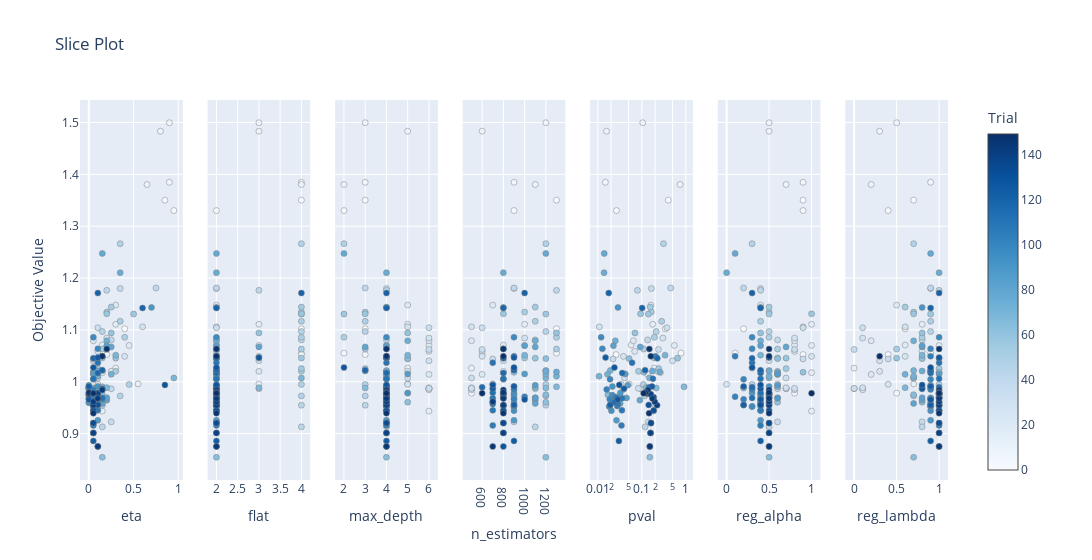

The notebook cell saved with this chart:
### Code cell
optuna.visualization.plot_slice(study, params = ['pval', 'n_estimators', 'eta', 'max_depth',
                    'reg_alpha', 'reg_lambda', 'flat'])

### Figure 1 — Plotly figure (JSON) as saved in the notebook; plotly's stock layout.template omitted (floating-point values rounded to 4 significant figures; data arrays with more than 128 entries replaced by an {"elided": "..."} marker saying what was removed)
{"data": [{"marker": {"color": {"elided": "150 int values"}, "colorbar": {"title": {"text": "Trial"}, "x": 1, "xpad": 40}, "colorscale": [[0, "rgb(247,251,255)"], [0.125, "rgb(222,235,247)"], [0.25, "rgb(198,219,239)"], [0.375, "rgb(158,202,225)"], [0.5, "rgb(107,174,214)"], [0.625, "rgb(66,146,198)"], [0.75, "rgb(33,113,181)"], [0.875, "rgb(8,81,156)"], [1, "rgb(8,48,107)"]], "line": {"color": "Grey", "width": 0.5}, "showscale": true}, "mode": "markers", "name": "Feasible Trial", "showlegend": false, "type": "scatter", "x": {"elided": "150 float values"}, "xaxis": "x", "y": {"elided": "150 float values"}, "yaxis": "y"}, {"marker": {"color": {"elided": "150 int values"}, "colorbar": {"title": {"text": "Trial"}, "x": 1, "xpad": 40}, "colorscale": [[0, "rgb(247,251,255)"], [0.125, "rgb(222,235,247)"], [0.25, "rgb(198,219,239)"], [0.375, "rgb(158,202,225)"], [0.5, "rgb(107,174,214)"], [0.625, "rgb(66,146,198)"], [0.75, "rgb(33,113,181)"], [0.875, "rgb(8,81,156)"], [1, "rgb(8,48,107)"]], "line": {"color": "Grey", "width": 0.5}, "showscale": false}, "mode": "markers", "name": "Feasible Trial", "showlegend": false, "type": "scatter", "x": {"elided": "150 int values"}, "xaxis": "x2", "y": {"elided": "150 float values"}, "yaxis": "y2"}, {"marker": {"color": {"elided": "150 int values"}, "colorbar": {"title": {"text": "Trial"}, "x": 1, "xpad": 40}, "colorscale": [[0, "rgb(247,251,255)"], [0.125, "rgb(222,235,247)"], [0.25, "rgb(198,219,239)"], [0.375, "rgb(158,202,225)"], [0.5, "rgb(107,174,214)"], [0.625, "rgb(66,146,198)"], [0.75, "rgb(33,113,181)"], [0.875, "rgb(8,81,156)"], [1, "rgb(8,48,107)"]], "line": {"color": "Grey", "width": 0.5}, "showscale": false}, "mode": "markers", "name": "Feasible Trial", "showlegend": false, "type": "scatter", "x": {"elided": "150 int values"}, "xaxis": "x3", "y": {"elided": "150 float values"}, "yaxis": "y3"}, {"marker": {"color": {"elided": "150 int values"}, "colorbar": {"title": {"text": "Trial"}, "x": 1, "xpad": 40}, "colorscale": [[0, "rgb(247,251,255)"], [0.125, "rgb(222,235,247)"], [0.25, "rgb(198,219,239)"], [0.375, "rgb(158,202,225)"], [0.5, "rgb(107,174,214)"], [0.625, "rgb(66,146,198)"], [0.75, "rgb(33,113,181)"], [0.875, "rgb(8,81,156)"], [1, "rgb(8,48,107)"]], "line": {"color": "Grey", "width": 0.5}, "showscale": false}, "mode": "markers", "name": "Feasible Trial", "showlegend": false, "type": "scatter", "x": {"elided": "150 int values"}, "xaxis": "x4", "y": {"elided": "150 float values"}, "yaxis": "y4"}, {"marker": {"color": {"elided": "150 int values"}, "colorbar": {"title": {"text": "Trial"}, "x": 1, "xpad": 40}, "colorscale": [[0, "rgb(247,251,255)"], [0.125, "rgb(222,235,247)"], [0.25, "rgb(198,219,239)"], [0.375, "rgb(158,202,225)"], [0.5, "rgb(107,174,214)"], [0.625, "rgb(66,146,198)"], [0.75, "rgb(33,113,181)"], [0.875, "rgb(8,81,156)"], [1, "rgb(8,48,107)"]], "line": {"color": "Grey", "width": 0.5}, "showscale": false}, "mode": "markers", "name": "Feasible Trial", "showlegend": false, "type": "scatter", "x": {"elided": "150 float values"}, "xaxis": "x5", "y": {"elided": "150 float values"}, "yaxis": "y5"}, {"marker": {"color": {"elided": "150 int values"}, "colorbar": {"title": {"text": "Trial"}, "x": 1, "xpad": 40}, "colorscale": [[0, "rgb(247,251,255)"], [0.125, "rgb(222,235,247)"], [0.25, "rgb(198,219,239)"], [0.375, "rgb(158,202,225)"], [0.5, "rgb(107,174,214)"], [0.625, "rgb(66,146,198)"], [0.75, "rgb(33,113,181)"], [0.875, "rgb(8,81,156)"], [1, "rgb(8,48,107)"]], "line": {"color": "Grey", "width": 0.5}, "showscale": false}, "mode": "markers", "name": "Feasible Trial", "showlegend": false, "type": "scatter", "x": {"elided": "150 float values"}, "xaxis": "x6", "y": {"elided": "150 float values"}, "yaxis": "y6"}, {"marker": {"color": {"elided": "150 int values"}, "colorbar": {"title": {"text": "Trial"}, "x": 1, "xpad": 40}, "colorscale": [[0, "rgb(247,251,255)"], [0.125, "rgb(222,235,247)"], [0.25, "rgb(198,219,239)"], [0.375, "rgb(158,202,225)"], [0.5, "rgb(107,174,214)"], [0.625, "rgb(66,146,198)"], [0.75, "rgb(33,113,181)"], [0.875, "rgb(8,81,156)"], [1, "rgb(8,48,107)"]], "line": {"color": "Grey", "width": 0.5}, "showscale": false}, "mode": "markers", "name": "Feasible Trial", "showlegend": false, "type": "scatter", "x": {"elided": "150 float values"}, "xaxis": "x7", "y": {"elided": "150 float values"}, "yaxis": "y7"}], "layout": {"title": {"text": "Slice Plot"}, "width": 2100, "xaxis": {"anchor": "y", "domain": [0, 0.1184], "title": {"text": "eta"}}, "xaxis2": {"anchor": "y2", "domain": [0.1469, 0.2653], "title": {"text": "flat"}}, "xaxis3": {"anchor": "y3", "domain": [0.2939, 0.4122], "title": {"text": "max_depth"}}, "xaxis4": {"anchor": "y4", "domain": [0.4408, 0.5592], "title": {"text": "n_estimators"}}, "xaxis5": {"anchor": "y5", "domain": [0.5878, 0.7061], "title": {"text": "pval"}, "type": "log"}, "xaxis6": {"anchor": "y6", "domain": [0.7347, 0.8531], "title": {"text": "reg_alpha"}}, "xaxis7": {"anchor": "y7", "domain": [0.8816, 1.0], "title": {"text": "reg_lambda"}}, "yaxis": {"anchor": "x", "domain": [0, 1], "title": {"text": "Objective Value"}}, "yaxis2": {"anchor": "x2", "domain": [0, 1], "matches": "y", "showticklabels": false}, "yaxis3": {"anchor": "x3", "domain": [0, 1], "matches": "y", "showticklabels": false}, "yaxis4": {"anchor": "x4", "domain": [0, 1], "matches": "y", "showticklabels": false}, "yaxis5": {"anchor": "x5", "domain": [0, 1], "matches": "y", "showticklabels": false}, "yaxis6": {"anchor": "x6", "domain": [0, 1], "matches": "y", "showticklabels": false}, "yaxis7": {"anchor": "x7", "domain": [0, 1], "matches": "y", "showticklabels": false}}}
